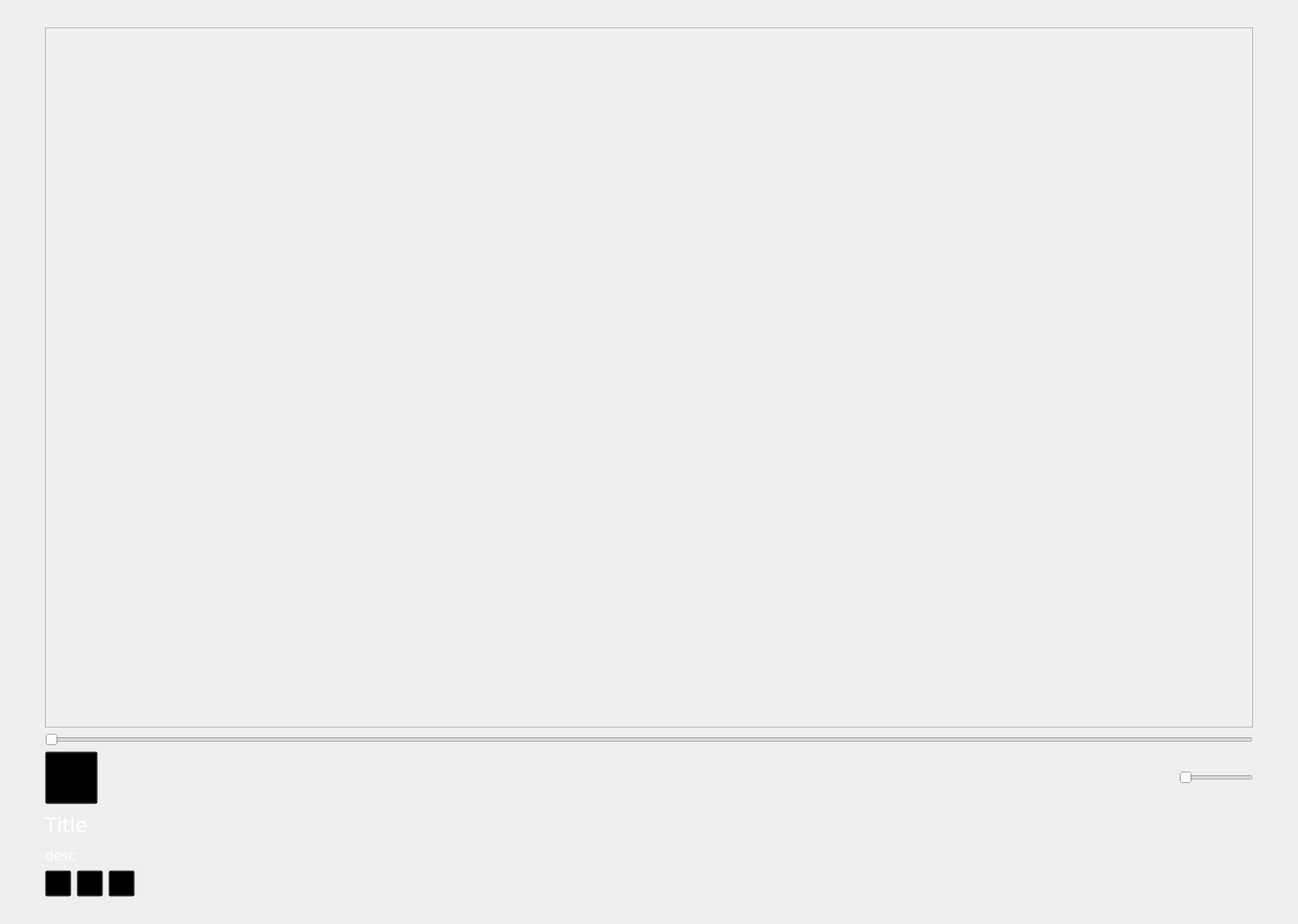
<?xml version="1.0" encoding="UTF-8"?>
<ui version="4.0">
 <class>VideoBrowser</class>
 <widget class="QWidget" name="VideoBrowser">
  <property name="geometry">
   <rect>
    <x>0</x>
    <y>0</y>
    <width>1473</width>
    <height>1049</height>
   </rect>
  </property>
  <property name="sizePolicy">
   <sizepolicy hsizetype="Expanding" vsizetype="Expanding">
    <horstretch>0</horstretch>
    <verstretch>0</verstretch>
   </sizepolicy>
  </property>
  <property name="windowTitle">
   <string>Form</string>
  </property>
  <property name="styleSheet">
   <string notr="true">QWidget #VideoBrowser {
	border-image: url(:/images/images/background.png);
}</string>
  </property>
  <layout class="QVBoxLayout" name="verticalLayout_4">
   <item>
    <layout class="QVBoxLayout" name="verticalLayout">
     <property name="leftMargin">
      <number>40</number>
     </property>
     <property name="topMargin">
      <number>20</number>
     </property>
     <property name="rightMargin">
      <number>40</number>
     </property>
     <property name="bottomMargin">
      <number>20</number>
     </property>
     <item>
      <widget class="QFrame" name="video">
       <property name="sizePolicy">
        <sizepolicy hsizetype="Expanding" vsizetype="Expanding">
         <horstretch>0</horstretch>
         <verstretch>0</verstretch>
        </sizepolicy>
       </property>
       <property name="frameShape">
        <enum>QFrame::Shape::StyledPanel</enum>
       </property>
       <property name="frameShadow">
        <enum>QFrame::Shadow::Raised</enum>
       </property>
      </widget>
     </item>
     <item>
      <layout class="QVBoxLayout" name="verticalLayout_3">
       <item>
        <widget class="QSlider" name="positionslider">
         <property name="whatsThis">
          <string>调整视频位置</string>
         </property>
         <property name="orientation">
          <enum>Qt::Orientation::Horizontal</enum>
         </property>
        </widget>
       </item>
       <item>
        <layout class="QHBoxLayout" name="horizontalLayout">
         <item>
          <widget class="QPushButton" name="play">
           <property name="sizePolicy">
            <sizepolicy hsizetype="Minimum" vsizetype="Maximum">
             <horstretch>0</horstretch>
             <verstretch>0</verstretch>
            </sizepolicy>
           </property>
           <property name="minimumSize">
            <size>
             <width>60</width>
             <height>60</height>
            </size>
           </property>
           <property name="whatsThis">
            <string>播放/暂停</string>
           </property>
           <property name="styleSheet">
            <string notr="true">QPushButton {
	background-image: url(:/icons/icons/play.svg);
    background-position: centre centre;
    background-repeat: no-repeat;
	background-color:transparent;
}</string>
           </property>
           <property name="text">
            <string/>
           </property>
          </widget>
         </item>
         <item>
          <spacer name="horizontalSpacer_2">
           <property name="orientation">
            <enum>Qt::Orientation::Horizontal</enum>
           </property>
           <property name="sizeHint" stdset="0">
            <size>
             <width>40</width>
             <height>20</height>
            </size>
           </property>
          </spacer>
         </item>
         <item>
          <widget class="QSlider" name="volume">
           <property name="sizePolicy">
            <sizepolicy hsizetype="Maximum" vsizetype="Fixed">
             <horstretch>0</horstretch>
             <verstretch>0</verstretch>
            </sizepolicy>
           </property>
           <property name="minimumSize">
            <size>
             <width>0</width>
             <height>0</height>
            </size>
           </property>
           <property name="maximumSize">
            <size>
             <width>100</width>
             <height>16777215</height>
            </size>
           </property>
           <property name="whatsThis">
            <string>声量</string>
           </property>
           <property name="orientation">
            <enum>Qt::Orientation::Horizontal</enum>
           </property>
          </widget>
         </item>
        </layout>
       </item>
       <item>
        <layout class="QHBoxLayout" name="horizontalLayout_3"/>
       </item>
      </layout>
     </item>
     <item>
      <layout class="QVBoxLayout" name="verticalLayout_2">
       <item>
        <widget class="QLabel" name="title">
         <property name="font">
          <font>
           <family>微软雅黑</family>
           <pointsize>18</pointsize>
          </font>
         </property>
         <property name="styleSheet">
          <string notr="true">QLabel {
	color: white;
}</string>
         </property>
         <property name="text">
          <string>Title</string>
         </property>
        </widget>
       </item>
       <item>
        <widget class="QLabel" name="describe">
         <property name="font">
          <font>
           <family>微软雅黑</family>
           <pointsize>12</pointsize>
          </font>
         </property>
         <property name="styleSheet">
          <string notr="true">QLabel {
	color: white;
}</string>
         </property>
         <property name="text">
          <string>desc</string>
         </property>
        </widget>
       </item>
      </layout>
     </item>
     <item>
      <layout class="QHBoxLayout" name="horizontalLayout_2">
       <item>
        <widget class="QPushButton" name="like">
         <property name="minimumSize">
          <size>
           <width>30</width>
           <height>30</height>
          </size>
         </property>
         <property name="maximumSize">
          <size>
           <width>30</width>
           <height>30</height>
          </size>
         </property>
         <property name="whatsThis">
          <string>点赞</string>
         </property>
         <property name="styleSheet">
          <string notr="true">QPushButton {
	background-image: url(:/icons/icons/like.png);
	background-color:transparent;
    background-position: top left;
    background-repeat: no-repeat;
}</string>
         </property>
         <property name="text">
          <string/>
         </property>
        </widget>
       </item>
       <item>
        <widget class="QPushButton" name="coin">
         <property name="minimumSize">
          <size>
           <width>30</width>
           <height>30</height>
          </size>
         </property>
         <property name="maximumSize">
          <size>
           <width>30</width>
           <height>30</height>
          </size>
         </property>
         <property name="whatsThis">
          <string>投币</string>
         </property>
         <property name="styleSheet">
          <string notr="true">QPushButton {
	background-image: url(:/icons/icons/coin.png);
	background-color:transparent;
    background-position: top left;
    background-repeat: no-repeat;
}</string>
         </property>
         <property name="text">
          <string/>
         </property>
        </widget>
       </item>
       <item>
        <widget class="QPushButton" name="favorite">
         <property name="minimumSize">
          <size>
           <width>30</width>
           <height>30</height>
          </size>
         </property>
         <property name="maximumSize">
          <size>
           <width>30</width>
           <height>30</height>
          </size>
         </property>
         <property name="whatsThis">
          <string>收藏</string>
         </property>
         <property name="styleSheet">
          <string notr="true">QPushButton {
	background-image: url(:/icons/icons/favorite.png);
	background-color:transparent;
    background-position: top left;
    background-repeat: no-repeat;
}</string>
         </property>
         <property name="text">
          <string/>
         </property>
        </widget>
       </item>
       <item>
        <spacer name="horizontalSpacer">
         <property name="orientation">
          <enum>Qt::Orientation::Horizontal</enum>
         </property>
         <property name="sizeHint" stdset="0">
          <size>
           <width>40</width>
           <height>20</height>
          </size>
         </property>
        </spacer>
       </item>
      </layout>
     </item>
    </layout>
   </item>
  </layout>
 </widget>
 <resources>
  <include location="../modules/assets/resources.qrc"/>
 </resources>
 <connections/>
</ui>
